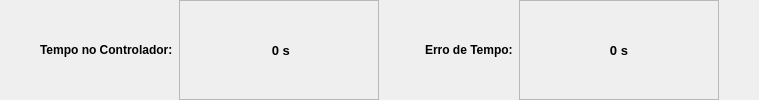
     <widget class="QFrame" name="frame_3">
      <property name="sizePolicy">
       <sizepolicy hsizetype="Fixed" vsizetype="Fixed">
        <horstretch>0</horstretch>
        <verstretch>0</verstretch>
       </sizepolicy>
      </property>
      <property name="frameShape">
       <enum>QFrame::NoFrame</enum>
      </property>
      <property name="frameShadow">
       <enum>QFrame::Raised</enum>
      </property>
      <property name="lineWidth">
       <number>0</number>
      </property>
      <layout class="QHBoxLayout" name="horizontalLayout_3">
       <property name="leftMargin">
        <number>0</number>
       </property>
       <property name="topMargin">
        <number>0</number>
       </property>
       <property name="rightMargin">
        <number>0</number>
       </property>
       <property name="bottomMargin">
        <number>0</number>
       </property>
       <item>
        <spacer name="horizontalSpacer_3">
         <property name="orientation">
          <enum>Qt::Horizontal</enum>
         </property>
         <property name="sizeHint" stdset="0">
          <size>
           <width>40</width>
           <height>20</height>
          </size>
         </property>
        </spacer>
       </item>
       <item>
        <widget class="QLabel" name="label_4">
         <property name="font">
          <font>
           <weight>75</weight>
           <bold>true</bold>
          </font>
         </property>
         <property name="text">
          <string>Tempo no Controlador:</string>
         </property>
        </widget>
       </item>
       <item>
        <widget class="QLabel" name="elapsedTime">
         <property name="sizePolicy">
          <sizepolicy hsizetype="Fixed" vsizetype="Preferred">
           <horstretch>0</horstretch>
           <verstretch>0</verstretch>
          </sizepolicy>
         </property>
         <property name="minimumSize">
          <size>
           <width>200</width>
           <height>0</height>
          </size>
         </property>
         <property name="font">
          <font>
           <pointsize>10</pointsize>
           <weight>75</weight>
           <bold>true</bold>
          </font>
         </property>
         <property name="frameShape">
          <enum>QFrame::StyledPanel</enum>
         </property>
         <property name="lineWidth">
          <number>2</number>
         </property>
         <property name="text">
          <string> 0 s</string>
         </property>
         <property name="alignment">
          <set>Qt::AlignCenter</set>
         </property>
        </widget>
       </item>
       <item>
        <spacer name="horizontalSpacer_2">
         <property name="orientation">
          <enum>Qt::Horizontal</enum>
         </property>
         <property name="sizeHint" stdset="0">
          <size>
           <width>40</width>
           <height>20</height>
          </size>
         </property>
        </spacer>
       </item>
       <item>
        <widget class="QLabel" name="label_5">
         <property name="font">
          <font>
           <weight>75</weight>
           <bold>true</bold>
          </font>
         </property>
         <property name="text">
          <string>Erro de Tempo:</string>
         </property>
        </widget>
       </item>
       <item>
        <widget class="QLabel" name="controlTime">
         <property name="sizePolicy">
          <sizepolicy hsizetype="Fixed" vsizetype="Preferred">
           <horstretch>0</horstretch>
           <verstretch>0</verstretch>
          </sizepolicy>
         </property>
         <property name="minimumSize">
          <size>
           <width>200</width>
           <height>0</height>
          </size>
         </property>
         <property name="font">
          <font>
           <pointsize>10</pointsize>
           <weight>75</weight>
           <bold>true</bold>
          </font>
         </property>
         <property name="frameShape">
          <enum>QFrame::StyledPanel</enum>
         </property>
         <property name="text">
          <string>0 s</string>
         </property>
         <property name="alignment">
          <set>Qt::AlignCenter</set>
         </property>
        </widget>
       </item>
       <item>
        <spacer name="horizontalSpacer">
         <property name="orientation">
          <enum>Qt::Horizontal</enum>
         </property>
         <property name="sizeHint" stdset="0">
          <size>
           <width>40</width>
           <height>20</height>
          </size>
         </property>
        </spacer>
       </item>
      </layout>
     </widget>
